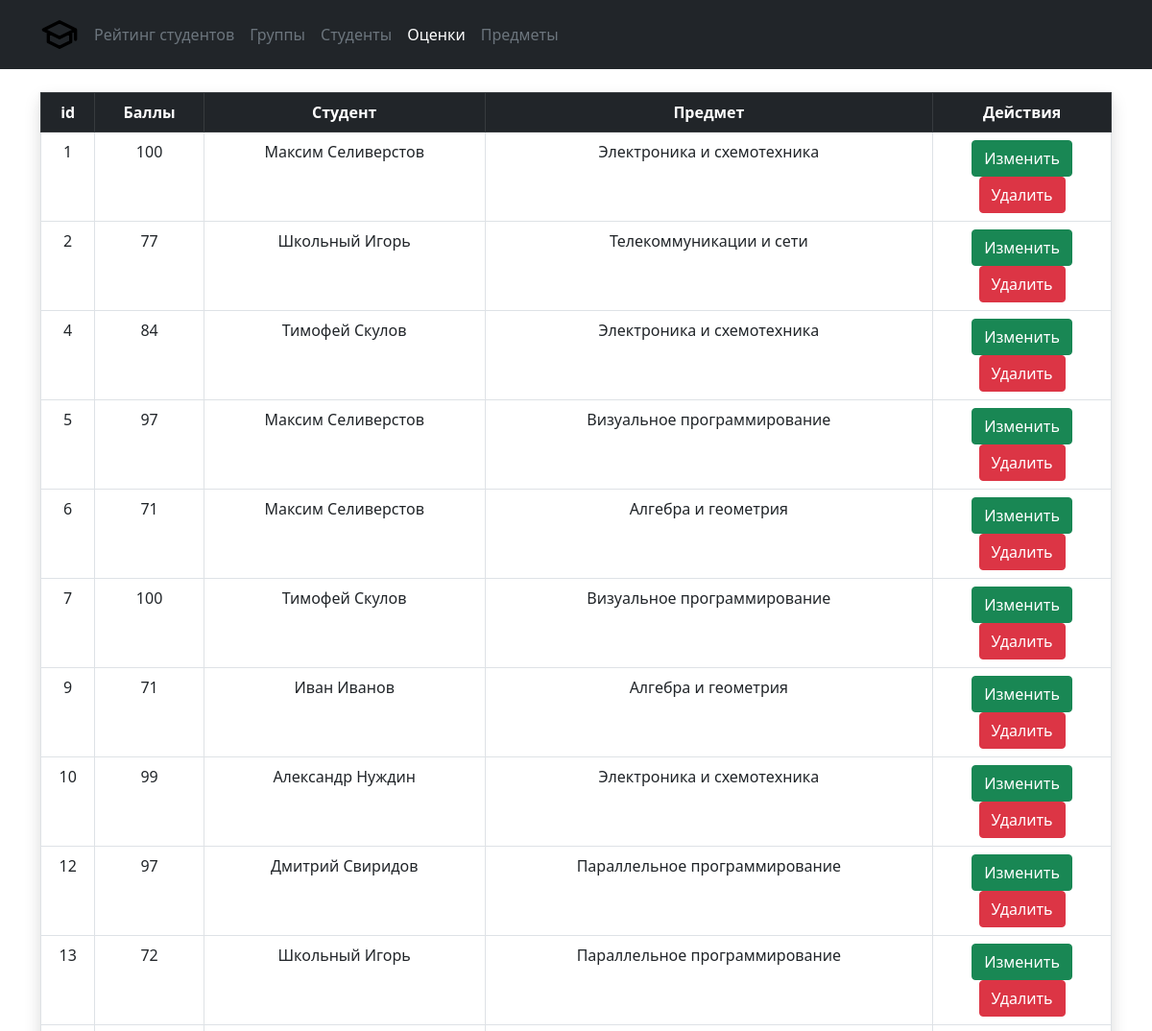
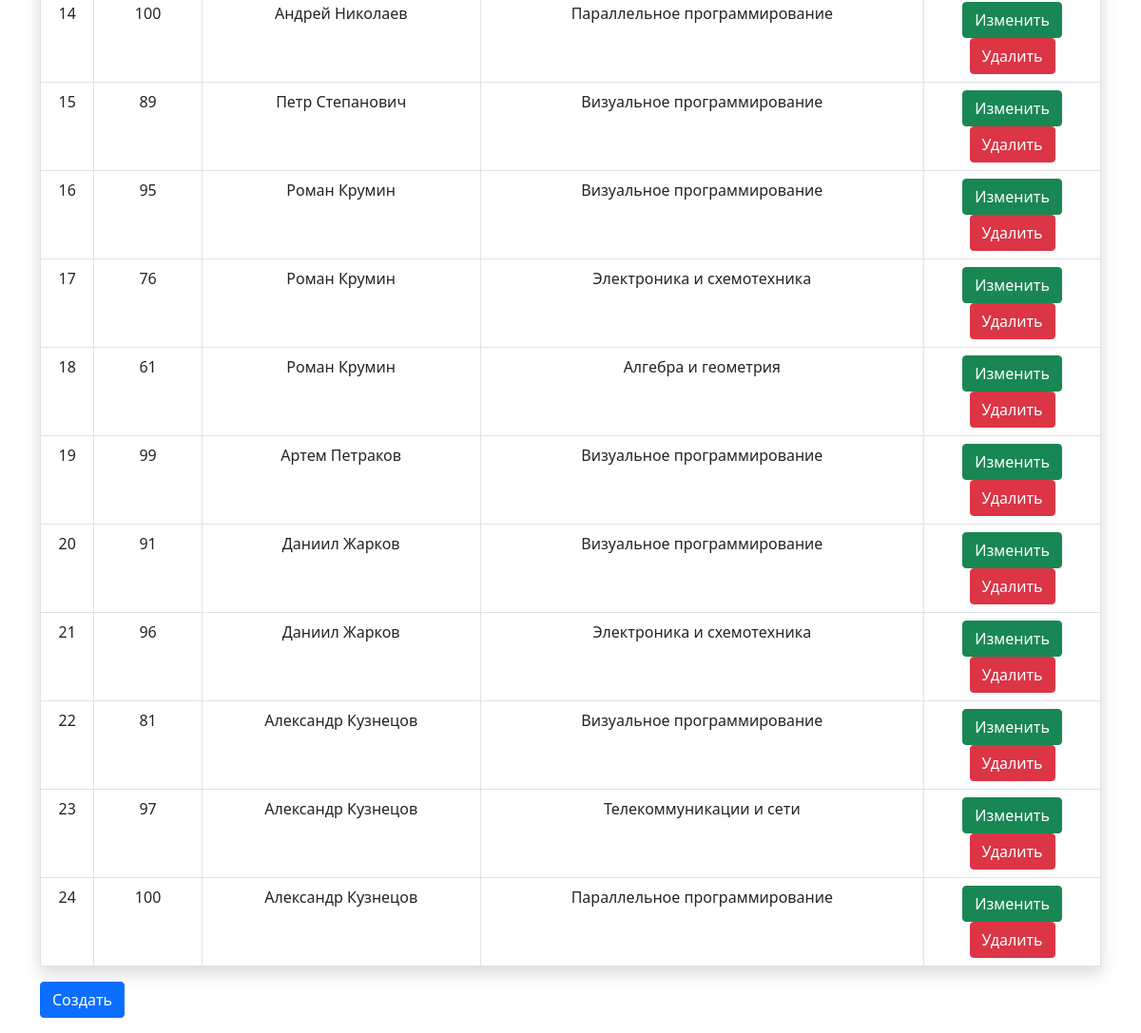
/pages/grades.php, run on the app's committed database (2 pictures, top to bottom).
### tables this page shows
CREATE TABLE `grades` (
  `grades_id` int(11) UNSIGNED NOT NULL,
  `score` int(11) NOT NULL,
  `student_id` int(11) UNSIGNED NOT NULL,
  `subject_id` int(11) UNSIGNED NOT NULL
);

CREATE TABLE `student` (
  `student_id` int(11) UNSIGNED NOT NULL,
  `student_name` varchar(255) NOT NULL,
  `group_id` int(11) UNSIGNED NOT NULL
);

CREATE TABLE `subject` (
  `subject_id` int(11) UNSIGNED NOT NULL,
  `subject_name` varchar(255) NOT NULL
);

### logic/controllers/readController.php (called while the page is built, shortened)
<?php
class ReadController
{
	static public function readGrades($pdo) {
		$sql = $pdo->prepare("SELECT grades_id, score, grades.student_id, grades.subject_id,
							student.student_name, subject.subject_name FROM grades
							INNER JOIN student ON grades.student_id = student.student_id
							INNER JOIN subject on grades.subject_id = subject.subject_id ORDER BY grades_id");
		$student_data = $pdo->prepare("SELECT * FROM student");
		$student_data->execute();
		$student_result = $student_data->fetchALL(PDO::FETCH_OBJ);
		$subject_data = $pdo->prepare("SELECT * FROM subject");
		$subject_data->execute();
		$subject_result = $subject_data->fetchALL(PDO::FETCH_OBJ);
		$sql->execute();
		$result = $sql->fetchALL(PDO::FETCH_OBJ);
		return array($result, $student_result, $subject_result);
	}
}

### logic/logic.php (called while the page is built, shortened)
<?php
include_once 'db.php';
include_once 'controllers/readController.php';
$uri = $_SERVER['REQUEST_URI'];
$file_name = basename(parse_url($uri, PHP_URL_PATH));
switch ($file_name) {
	case 'grades.php':
		$grades_array = ReadController::readGrades($pdo);
		$page_data = $grades_array[0];
		break;
}

### pages/grades.php (the view, shortened to what this page needs)
<?php include_once '../logic/logic.php';
?>
<!doctype html>
<html lang="ru">
<head>
  <link href="../src/css/bootstrap.min.css" rel="stylesheet">
</head>
<body>
  <header class="p-3 bg-dark text-white">
    <div class="container">
      <div class="d-flex flex-wrap align-items-center justify-content-center justify-content-lg-start">
        <a href="#" class="d-flex align-items-center mb-2 mb-lg-0 text-white text-decoration-none">
          <svg class="bi me-2" width="40" height="40" viewBox="0 0 24 24" fill="none"
            xmlns="http://www.w3.org/2000/svg">
            <path d="M22 9L12 4L2 9L12 14L22 9ZM22 9V15M19 10.5V16.5L12 20L5 16.5V10.5" stroke="#000000"
              stroke-width="2" stroke-linecap="round" stroke-linejoin="round" />
          </svg>
        </a>
        <ul class="nav col-12 col-lg-auto me-lg-auto mb-2 justify-content-center mb-md-0">
          <li><a href="rating.php" class="nav-link px-2 text-secondary" id="rating_page">Рейтинг студентов</a></li>
          <li><a href="group.php" class="nav-link px-2 text-secondary" id="group_page">Группы</a></li>
          <li><a href="students.php" class="nav-link px-2 text-secondary" id="student_page">Студенты</a></li>
          <li><a href="grades.php" class="nav-link px-2 text-white" id="grades_page">Оценки</a></li>
          <li><a href="subject.php" class="nav-link px-2 text-secondary" id="subject_page">Предметы</a></li>
        </ul>
      </div>
    </div>
  </header>
  <div class="container">
    <div class="row">
      <div class="col-12">
        <table class="table shadow table-bordered mt-4 text-center">
          <thead class="table-dark">
            <tr>
              <th>id</th>
              <th class="">Баллы</th>
              <th class="">Студент</th>
              <th class="">Предмет</th>
              <th class="col-2">Действия</th>
            </tr>
          </thead>
          <tbody>
            <?php foreach ($page_data as $res) { ?>
              <tr>
                <td>
                  <?php echo $res->grades_id; ?>
                </td>
                <td>
                  <?php echo $res->score; ?>
                </td>
                <td>
                  <?php echo htmlspecialchars($res->student_name); ?>
                </td>
                <td>
                  <?php echo htmlspecialchars($res->subject_name); ?>
                </td>
                <td>
                  <a href="?id=<?php echo $res->grades_id; ?>" class="btn btn-success" data-bs-toggle="modal"
                    data-bs-target="#edit<?php echo $res->grades_id; ?>">Изменить</a>
                  <a href="" class="btn btn-danger" data-bs-toggle="modal"
                    data-bs-target="#delete<?php echo $res->grades_id; ?>">Удалить</a>
                </td>
              </tr>
            <?php } ?>
          </tbody>
        </table>
        <button type="button" class="btn btn-primary mb-3" data-bs-toggle="modal" data-bs-target="#create">
          Создать
        </button>
      </div>
    </div>
  </div>
</body>
</html>

### data on the page
grades: grades_id "1", score "100", student.student_name "Максим Селиверстов", subject.subject_name "Электроника и схемотехника"
grades: grades_id "2", score "77", student.student_name "Школьный Игорь", subject.subject_name "Телекоммуникации и сети"
grades: grades_id "4", score "84", student.student_name "Тимофей Скулов", subject.subject_name "Электроника и схемотехника"
grades: grades_id "5", score "97", student.student_name "Максим Селиверстов", subject.subject_name "Визуальное программирование"
grades: grades_id "6", score "71", student.student_name "Максим Селиверстов", subject.subject_name "Алгебра и геометрия"
grades: grades_id "7", score "100", student.student_name "Тимофей Скулов", subject.subject_name "Визуальное программирование"
grades: grades_id "9", score "71", student.student_name "Иван Иванов", subject.subject_name "Алгебра и геометрия"
grades: grades_id "10", score "99", student.student_name "Александр Нуждин", subject.subject_name "Электроника и схемотехника"
grades: grades_id "12", score "97", student.student_name "Дмитрий Свиридов", subject.subject_name "Параллельное программирование"
grades: grades_id "13", score "72", student.student_name "Школьный Игорь", subject.subject_name "Параллельное программирование"
grades: grades_id "14", score "100", student.student_name "Андрей Николаев", subject.subject_name "Параллельное программирование"
grades: grades_id "15", score "89", student.student_name "Петр Степанович", subject.subject_name "Визуальное программирование"
grades: grades_id "16", score "95", student.student_name "Роман Крумин", subject.subject_name "Визуальное программирование"
grades: grades_id "17", score "76", student.student_name "Роман Крумин", subject.subject_name "Электроника и схемотехника"
grades: grades_id "18", score "61", student.student_name "Роман Крумин", subject.subject_name "Алгебра и геометрия"
grades: grades_id "19", score "99", student.student_name "Артем Петраков", subject.subject_name "Визуальное программирование"
grades: grades_id "20", score "91", student.student_name "Даниил Жарков", subject.subject_name "Визуальное программирование"
grades: grades_id "21", score "96", student.student_name "Даниил Жарков", subject.subject_name "Электроника и схемотехника"
grades: grades_id "22", score "81", student.student_name "Александр Кузнецов", subject.subject_name "Визуальное программирование"
grades: grades_id "23", score "97", student.student_name "Александр Кузнецов", subject.subject_name "Телекоммуникации и сети"
grades: grades_id "24", score "100", student.student_name "Александр Кузнецов", subject.subject_name "Параллельное программирование"
